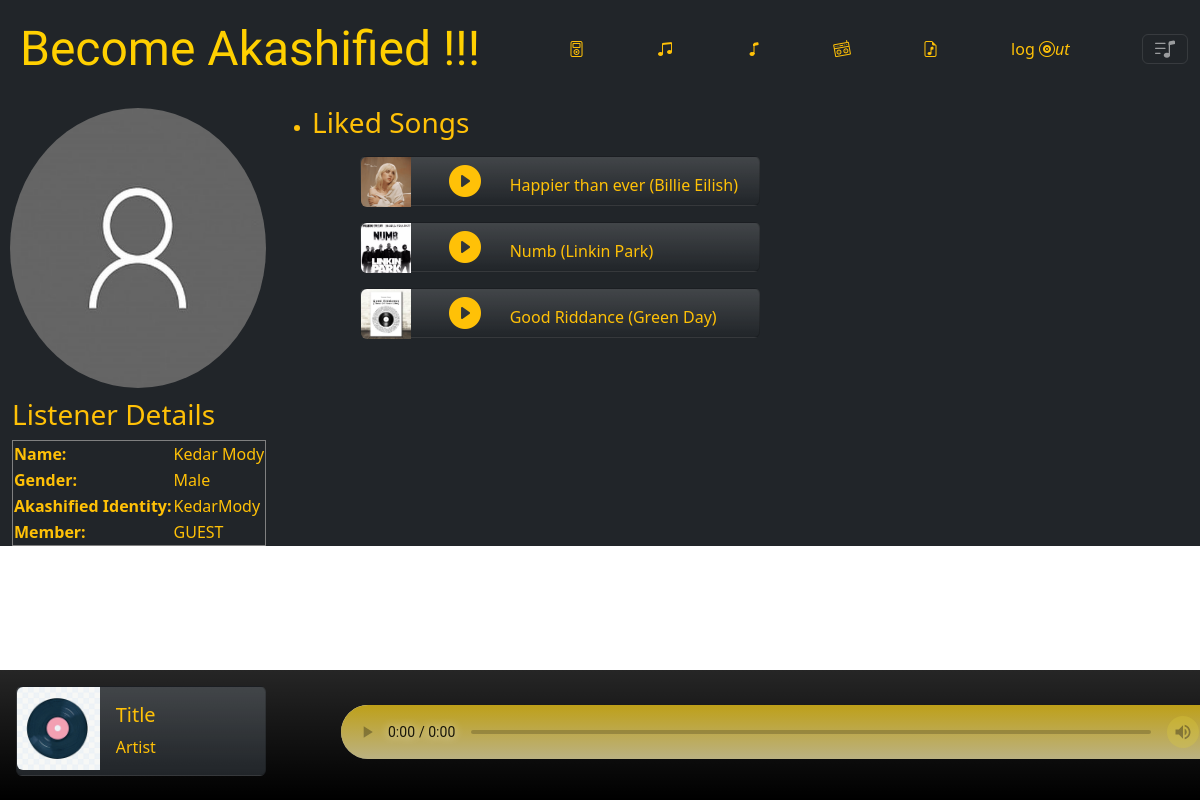
The app's page /playlist/ (signed in) with its own data.
### mediaPlay/models.py (models this page shows)
class Listener(models.Model):
    gen = [('Male', 'male'), ('Female', 'female'), ('Others','others')]
    lid = models.AutoField(primary_key=True)
    first_name = models.CharField(max_length = 50, default="")
    last_name = models.CharField(max_length=50, default="")
    contact = models.PositiveBigIntegerField(validators=[MinValueValidator(1000000000), MaxValueValidator(9999999999)])
    email = models.EmailField(max_length=100, unique=True)
    address = models.TextField(max_length=500, default = "")
    gender = models.CharField(max_length = 20, choices=gen)
    profile_pic = models.ImageField(upload_to='user_profile_pic', default='user_profile_pic/guest.jpg')
    member = models.CharField(max_length=100, default="GUEST")
    username = models.CharField(max_length=50, default="", null=False, unique = True)
    password = models.CharField(max_length=16, default="")

class Song(models.Model):
    track_id = models.AutoField(primary_key=True)
    title = models.CharField(max_length= 100)
    artist = models.CharField(max_length = 100)
    album = models.CharField(max_length= 100, default='Single')
    genre = models.CharField(max_length= 100)
    lyrics = models.TextField()
    img = models.ImageField(upload_to='img')
    track = models.FileField(upload_to='track')
    objects = models.Manager()
    popSongs = PopManager()
    rockSongs = RockManager()

### mediaPlay/views.py (the view)
# urls.py: path('playlist/', views.playlist, name = "playlist"),
def playlist(req):
    active_user = req.session.get("active_user")
    listener = Listener.objects.get(username = active_user)
    liked_songs_list = Playlist.objects.filter(name = "Liked Songs", listener = listener)
    liked_songs = []
    for liked in liked_songs_list:
        liked_songs.append(liked.song.all())
    default_playlist = []
    for tracks in liked_songs:
        for song in tracks:
            default_playlist.append(song)
    songtext = {}
    songtext['listener'] = listener
    songtext['playlist'] = default_playlist
    songtext['active_user'] = active_user
    return render(req, 'playlist.html', songtext)

### mediaPlay/templates/playlist.html (shortened to what this page needs)
{% extends 'base.html' %}
{%load static %}
{% block body %}
    <div class="container-fluid bg-dark text-warning">
        <div class="row">
            <div class="col-md-3 fixed">
                <div class="row" id = "imagecontainer">
                    <img id = "mylogo" src="{{listener.profile_pic.url}}" alt="">
                </div>
                <h3> Listener Details </h3>
                <table border = 1>
                    <tr><th>Name:</th> <td>{{listener.first_name}} {{listener.last_name}}</td></tr>
                    <tr><th>Gender:</th> <td>{{listener.gender | title}}</td></tr>
                    <tr><th>Akashified Identity:</th> <td>{{listener.username}}</td></tr>
                    <tr><th>Member:</th> <td>{{listener.member}}</td></tr>
                </table>
            </div>
            <div class="col-md-9">
                <div class="row pt-2">
                    <ul>
                        <li><h3>Liked Songs</h3></li>
                        <ul>
                            {% for track in playlist %}
                            <div class="card m-3 bg-dark bg-gradient" style="max-width: 400px; height:50px">
                                <div class="row g-0">
                                    <div class="col-md-4">
                                        <img src="{{track.img.url}}" style = "height:50px; width: 50px;" class="img-fluid rounded-start" alt="...">
                                    </div>
                                    <button class="btn" id = "{{track.track_id}}" type="button" style="font-size: xx-large; position: absolute; bottom: 5px; left: 75px; margin:auto; height:50px; width: 50px; z-index: 1;" onclick = "playNOW(this.id)"><i class="bi bi-play-circle-fill text-warning"></i></button>
                                    <div class="col-md-8 text-warning">
                                        <div class="card-body">
                                            <a href="/lyrics/{{track.track_id}}" class = "text-warning songlink">
                                            <p class="card-title playText">{{track.title}} ({{track.artist}})</p>
                                            </a>
                                        </div>
                                    </div>
                                </div>
                            </div>
                            {% endfor %}
                        </ul>
                    </ul>
                </div>
            </div>
        </div>
        <footer class = "fixed-bottom bg-black bg-gradient">
            <div class="row">
                <div class="col-md-3 text-warning">
                    <div class="card m-3 bg-dark bg-gradient" style="max-width: 540px;">
                        <div class="row g-0">
                          <div class="col-md-4">
                            <img id = "playnowIMG" src="{% static 'img/record.png' %}" class="img-fluid rounded-start" alt="...">
                          </div>
                          <div class="col-md-8 text-warning">
                            <div class="card-body">
                              <h5 id = "playnowTITLE" class="card-title playText">Title</h5>
                              <p id = "playnowARTIST" class="card-text">Artist</p>
                            </div>
                          </div>
                        </div>
                    </div>
                </div>
                <div class="col-md-9">
                    <audio controls autoplay id = "audio" class = "text-warning" style = "width: 900px; margin: 35px;">
                        <source id = "playnowTRACK" src="" type="audio/mp3" />
                    </audio>
                </div>
            </div>
        </footer>
    </div>
{% endblock body %}

### mediaPlay/templates/base.html (shortened to what this page needs)
{% load static %}
<!DOCTYPE html>
<html lang="en">
<head>
        <link href="https://cdn.jsdelivr.net/npm/bootstrap@5.3.3/dist/css/bootstrap.min.css" rel="stylesheet">
        <link rel="stylesheet" href="https://cdn.jsdelivr.net/npm/bootstrap-icons@1.11.3/font/bootstrap-icons.min.css">
        <link rel="stylesheet" href="{% static 'css/style.css' %}" type = "text/css">
</head>
<body>
    <nav class="navbar navbar-dark bg-dark">
        <div class="container-fluid">
            <a id = "brand_custom" class="navbar-brand ms-2" href="{% url 'index' %}">Become Akashified !!!</a>
                <a href="/playlist"><i class="bi bi-music-player text-warning navr" style = "rotate: 20deg;"></i></a>
                <i class="bi bi-music-note-beamed text-warning"></i>
                <i class="bi bi-music-note text-warning"></i>
                <i class="bi bi-boombox text-warning" style = "rotate: -10deg"></i>
                <i class="bi bi-file-earmark-music text-warning"></i>
                {% if active_user %}
                    <a href="/logout" style = "text-decoration: none;" class="text-warning">log <i class="bi bi-vinyl text-warning">ut</i></a>
                {% else %}
                    <a href="/login"><i class="bi bi-vinyl text-warning"></i></a>
                {% endif %}
            <button class="navbar-toggler" type="button" data-bs-toggle="offcanvas" data-bs-target="#offcanvasDarkNavbar" aria-controls="offcanvasDarkNavbar" aria-label="Toggle navigation">
                <span><i class="bi bi-music-note-list"></i></span>
            </button>
        </div>
    </nav>
            {% block body %}
            {% endblock body %}
</body>
</html>

### mediaPlay/static/css/style.css (style rules this page uses)
#mylogo { border-radius: 50%; height:300px; width:100%; display:block; float:left; margin: auto; padding: 10px; opacity: 1; transition: .5s ease; backface-visibility: hidden; }
.playText { width: 100%; display: block; white-space: nowrap; overflow: hidden; text-overflow: ellipsis; }
#imagecontainer { position: relative; width: 100%; }
a { text-decoration: none; }
.songlink { text-decoration: none; }
#brand_custom { color: rgb(255, 208, 0); font-family: "Jersey 25 Charted", sans-serif; font-weight: 400; font-style: normal; font-size: xxx-large; }
footer { position: sticky; bottom: 0; width: 100%; }
button { background-color: transparent; border: none; outline: none; cursor: pointer; font-size: 25px; }

### records on screen
Listener: profile_pic (picture), first_name "Kedar", last_name "Mody", gender "Male", username "KedarMody", member "GUEST"
Song: img (picture), title "Happier than ever", artist "Billie Eilish"
Song: img (picture), title "Numb", artist "Linkin Park"
Song: img (picture), title "Good Riddance", artist "Green Day"
